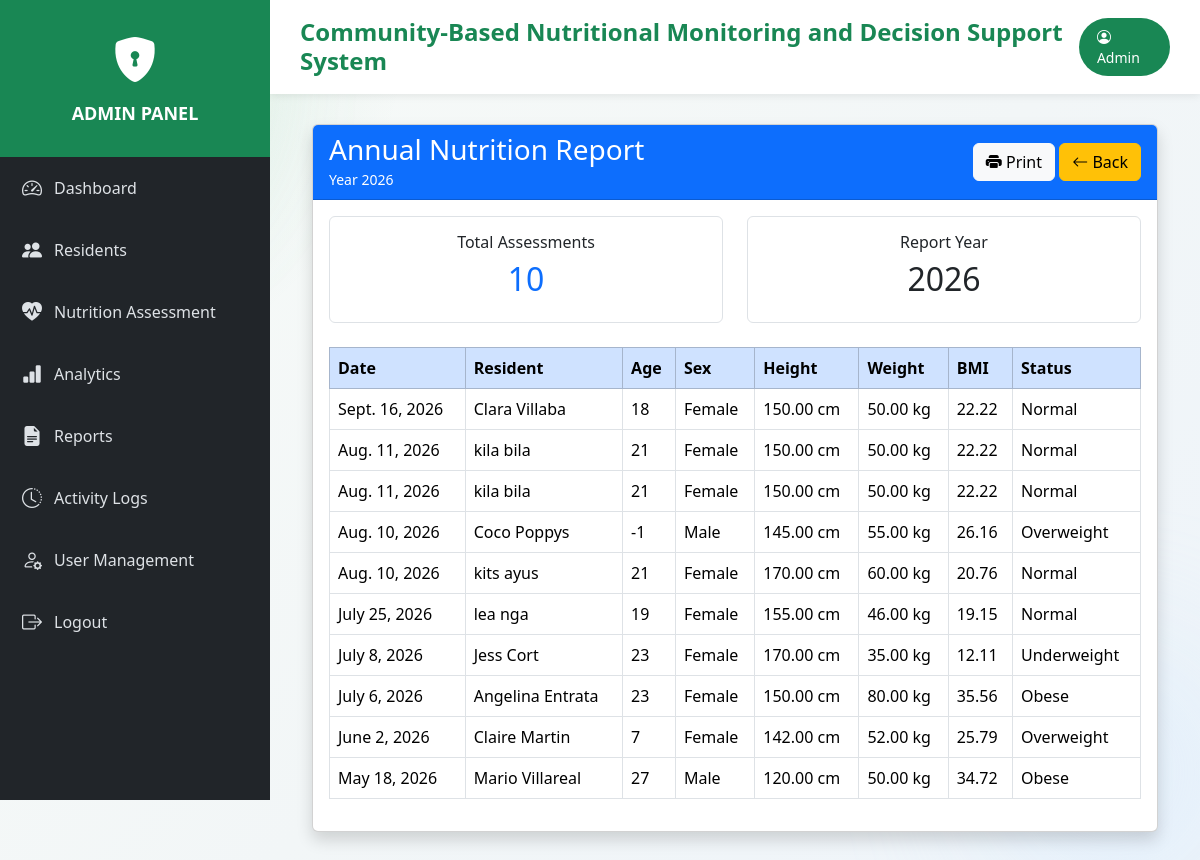
Screenshot of /reports/annual/ (signed in) with the database file from the repository.
### nutrition/models.py (models this page shows, shortened)
class NutritionAssessment(models.Model):
    STATUS_CHOICES = [
        ('Underweight', 'Underweight'),
        ('Normal', 'Normal'),
        ('Overweight', 'Overweight'),
        ('Obese', 'Obese'),
    ]
    MONITORING_FLAG_CHOICES = [
    ('Routine Monitoring', 'Routine Monitoring'),
    ('Needs Follow-up', 'Needs Follow-up'),
    ]
    resident = models.ForeignKey(
        Resident,
        on_delete=models.CASCADE,
        related_name='assessments'
    )
    assessed_by = models.ForeignKey(
        settings.AUTH_USER_MODEL,
        on_delete=models.SET_NULL,
        null=True,
        blank=True,
        related_name='nutrition_assessments'
    )
    rule = models.ForeignKey(
    NutritionRule,
    on_delete=models.SET_NULL,
    null=True,
    blank=True,
    related_name='assessments'
    )
    assessment_date = models.DateField()
    height = models.DecimalField(
        max_digits=5,
        decimal_places=2,
        help_text="Height in centimeters"
    )
    weight = models.DecimalField(
        max_digits=5,
        decimal_places=2,
        help_text="Weight in kilograms"
    )
    bmi = models.DecimalField(
        max_digits=5,
        decimal_places=2,
        editable=False
    )
    nutritional_status = models.CharField(
        max_length=20,
        choices=STATUS_CHOICES,
        editable=False
    )
    monitoring_flag = models.CharField(
    max_length=30,
    choices=MONITORING_FLAG_CHOICES,
    editable=False,
    default='Routine Monitoring'
    )
    remarks = models.TextField(
        editable=False,
        blank=True,
        default=""
    )
    intervention = models.TextField(
        editable=False,
        blank=True,
        default=""
    )
    created_at = models.DateTimeField(auto_now_add=True)
    updated_at = models.DateTimeField(auto_now=True)

### residents/models.py (models this page shows, shortened)
class Resident(models.Model):
    GENDER_CHOICES = [
        ('Male', 'Male'),
        ('Female', 'Female'),
    ]
    resident_id = models.CharField(
        max_length=20,
        unique=True,
        blank=True
    )
    first_name = models.CharField(max_length=100)
    middle_name = models.CharField(
        max_length=100,
        blank=True,
        null=True
    )
    last_name = models.CharField(max_length=100)
    sex = models.CharField(
        max_length=10,
        choices=GENDER_CHOICES
    )
    birth_date = models.DateField()
    address = models.CharField(
        max_length=100
    )
    contact_number = models.CharField(
        max_length=15,
        blank=True,
        null=True
    )
    guardian_name = models.CharField(
        max_length=150,
        blank=True,
        null=True
    )
    created_by = models.ForeignKey(
    settings.AUTH_USER_MODEL,
    on_delete=models.SET_NULL,
    null=True,
    blank=True,
    related_name='created_residents')
    created_at = models.DateTimeField(auto_now_add=True)
    updated_at = models.DateTimeField(auto_now=True)
    @property
    def age(self):
        today = date.today()
        return (
            today.year
            - self.birth_date.year
            - (
                (today.month, today.day)
                <
                (self.birth_date.month, self.birth_date.day)
            )
        )
    class Meta:
        ordering = [
            'last_name',
            'first_name'
        ]

### reports/views.py (the view)
@login_required(login_url='login')
def annual_report(request):
    today = timezone.now()
    assessments = NutritionAssessment.objects.filter(
        assessment_date__year=today.year
    ).select_related(
        'resident'
    ).order_by(
        '-assessment_date'
    )
    context = {
        'assessments': assessments,
        'current_year': today.year,
    }
    return render(
        request,
        'admin_reports/annual_report.html',
        context
    )

### templates/admin_reports/annual_report.html (shortened to what this page needs)
{% extends 'base_admin.html' %}
{% block content %}
<div class="container-fluid">
    <div class="card shadow">
        <div class="card-header bg-primary text-white">
            <div class="d-flex justify-content-between align-items-center">
                <div>
                    <h3 class="mb-0">
                        Annual Nutrition Report
                    </h3>
                    <small>
                        Year {{ current_year }}
                    </small>
                </div>
                <div>
                    <button
                        onclick="window.print()"
                        class="btn btn-light">
                        <i class="bi bi-printer-fill"></i>
                        Print
                    </button>
                    <a
                        href="{% url 'report_dashboard' %}"
                        class="btn btn-warning">
                        <i class="bi bi-arrow-left"></i>
                        Back
                    </a>
                </div>
            </div>
        </div>
        <div class="card-body">
            <div class="row text-center mb-4">
                <div class="col-md-6">
                    <div class="border rounded p-3">
                        <h6>Total Assessments</h6>
                        <h2 class="text-primary">
                            {{ assessments|length }}
                        </h2>
                    </div>
                </div>
                <div class="col-md-6">
                    <div class="border rounded p-3">
                        <h6>Report Year</h6>
                        <h2>
                            {{ current_year }}
                        </h2>
                    </div>
                </div>
            </div>
            <table class="table table-bordered table-hover">
                <thead class="table-primary">
                    <tr>
                        <th>Date</th>
                        <th>Resident</th>
                        <th>Age</th>
                        <th>Sex</th>
                        <th>Height</th>
                        <th>Weight</th>
                        <th>BMI</th>
                        <th>Status</th>
                    </tr>
                </thead>
                <tbody>
                    {% for assessment in assessments %}
                    <tr>
                        <td>{{ assessment.assessment_date }}</td>
                        <td>
                            {{ assessment.resident.first_name }}
                            {{ assessment.resident.last_name }}
                        </td>
                        <td>{{ assessment.resident.age }}</td>
                        <td>{{ assessment.resident.sex }}</td>
                        <td>{{ assessment.height }} cm</td>
                        <td>{{ assessment.weight }} kg</td>
                        <td>{{ assessment.bmi }}</td>
                        <td>{{ assessment.nutritional_status }}</td>
                    </tr>
                    {% empty %}
                    <tr>
                        <td colspan="8" class="text-center">
                            No assessments found for this year.
                        </td>
                    </tr>
                    {% endfor %}
                </tbody>
            </table>
        </div>
    </div>
</div>
{% endblock %}

### templates/base_admin.html (shortened to what this page needs)
<!DOCTYPE html>
<html lang="en">
<head>
    <link href="https://cdn.jsdelivr.net/npm/bootstrap@5.3.3/dist/css/bootstrap.min.css"
          rel="stylesheet">
    <link href="https://cdn.jsdelivr.net/npm/bootstrap-icons@1.11.3/font/bootstrap-icons.css"
          rel="stylesheet">
</head>
<body>
<div class="sidebar">
    <div class="logo">
        <i class="bi bi-shield-lock-fill"></i>
        <h4>
            ADMIN PANEL
        </h4>
    </div>
    <a href="{% url 'admin_dashboard' %}">
        <i class="bi bi-speedometer2"></i>
        <span>Dashboard</span>
    </a>
    <a href="{% url 'admin_resident_list' %}">
        <i class="bi bi-people-fill"></i>
        <span>Residents</span>
    </a>
    <a href="{% url 'assessment_list' %}">
        <i class="bi bi-heart-pulse-fill"></i>
        <span>Nutrition Assessment</span>
    </a>
    <a href="{% url 'analytics' %}">
        <i class="bi bi-bar-chart-fill"></i>
        <span>Analytics</span>
    </a>
    <a href="{% url 'report_dashboard' %}">
    <i class="bi bi-file-earmark-text-fill"></i>
    <span>Reports</span>
</a>
<a href="{% url 'activity_logs' %}">
    <i class="bi bi-clock-history"></i>
    <span>Activity Logs</span>
</a>
<a href="{% url 'user_list' %}">
    <i class="bi bi-person-gear"></i>
    <span>User Management</span>
</a>
    <a href="{% url 'logout' %}">
        <i class="bi bi-box-arrow-right"></i>
        <span>Logout</span>
    </a>
</div>
<div class="content">
    <div class="topbar">
        <div class="d-flex justify-content-between align-items-center">
            <h4>
                Community-Based Nutritional Monitoring and Decision Support System
            </h4>
            <div class="user-badge">
                <i class="bi bi-person-circle"></i>
                {{ request.user.username }}
            </div>
        </div>
    </div>
    <div class="main-content">
        {% block content %}
        {% endblock %}
    </div>
</div>
</body>
</html>

### templates/base_admin.html (style rules this page uses)
* { margin:0; padding:0; box-sizing:border-box; font-family:'Segoe UI',sans-serif; }
body { background: radial-gradient(circle at top left, rgba(25, 135, 84, 0.14), transparent 28%), linear-gradient(135deg, #f8fbf8 0%, #f2f6f7 55%, #eef4fa 100%); color:#243447; overflow-x:hidden; }
body::before, body::after { content:''; position:fixed; border-radius:50%; filter:blur(70px); opacity:.35; pointer-events:none; z-index:0; }
body::before { width:280px; height:280px; top:-60px; left:-60px; background:#9be6b3; }
body::after { width:260px; height:260px; right:-40px; bottom:-40px; background:#cfe8ff; }
.sidebar { position:fixed; top:0; left:0; width:270px; height:100vh; background:#212529; color:white; z-index:1000; }
.logo { background:#198754; padding:25px; text-align:center; }
.logo i { font-size:45px; }
.logo h4 { margin-top:10px; font-size:18px; font-weight:bold; color:white; }
.sidebar a { display:flex; align-items:center; gap:12px; padding:16px 22px; color:#dee2e6; text-decoration:none; transition:.3s; }
.sidebar a i { font-size:20px; }
.content { margin-left:270px; min-height:100vh; }
.topbar { background:white; padding:18px 30px; box-shadow:0 2px 8px rgba(0,0,0,.08); }
.topbar h4 { color:#198754; margin:0; font-weight:700; }
.content, .main-content { position:relative; z-index:1; }
.main-content { padding:30px; background:transparent; }
.user-badge { background:#198754; color:white; padding:8px 18px; border-radius:30px; font-size:14px; }

### rows the page displays
NutritionAssessment: assessment_date "Sept. 16, 2026", resident.first_name "Clara", resident.last_name "Villaba", resident.age "18", resident.sex "Female", height "150.00", weight "50.00", bmi "22.22", nutritional_status "Normal"
NutritionAssessment: assessment_date "Aug. 11, 2026", resident.first_name "kila", resident.last_name "bila", resident.age "21", resident.sex "Female", height "150.00", weight "50.00", bmi "22.22", nutritional_status "Normal"
NutritionAssessment: assessment_date "Aug. 11, 2026", resident.first_name "kila", resident.last_name "bila", resident.age "21", resident.sex "Female", height "150.00", weight "50.00", bmi "22.22", nutritional_status "Normal"
NutritionAssessment: assessment_date "Aug. 10, 2026", resident.first_name "Coco", resident.last_name "Poppys", resident.age "-1", resident.sex "Male", height "145.00", weight "55.00", bmi "26.16", nutritional_status "Overweight"
NutritionAssessment: assessment_date "Aug. 10, 2026", resident.first_name "kits", resident.last_name "ayus", resident.age "21", resident.sex "Female", height "170.00", weight "60.00", bmi "20.76", nutritional_status "Normal"
NutritionAssessment: assessment_date "July 25, 2026", resident.first_name "lea", resident.last_name "nga", resident.age "19", resident.sex "Female", height "155.00", weight "46.00", bmi "19.15", nutritional_status "Normal"
NutritionAssessment: assessment_date "July 8, 2026", resident.first_name "Jess", resident.last_name "Cort", resident.age "23", resident.sex "Female", height "170.00", weight "35.00", bmi "12.11", nutritional_status "Underweight"
NutritionAssessment: assessment_date "July 6, 2026", resident.first_name "Angelina", resident.last_name "Entrata", resident.age "23", resident.sex "Female", height "150.00", weight "80.00", bmi "35.56", nutritional_status "Obese"
NutritionAssessment: assessment_date "June 2, 2026", resident.first_name "Claire", resident.last_name "Martin", resident.age "7", resident.sex "Female", height "142.00", weight "52.00", bmi "25.79", nutritional_status "Overweight"
NutritionAssessment: assessment_date "May 18, 2026", resident.first_name "Mario", resident.last_name "Villareal", resident.age "27", resident.sex "Male", height "120.00", weight "50.00", bmi "34.72", nutritional_status "Obese"

### other values shown
{{ request.user.username }} "Admin"
{{ assessments|length }} "10"
